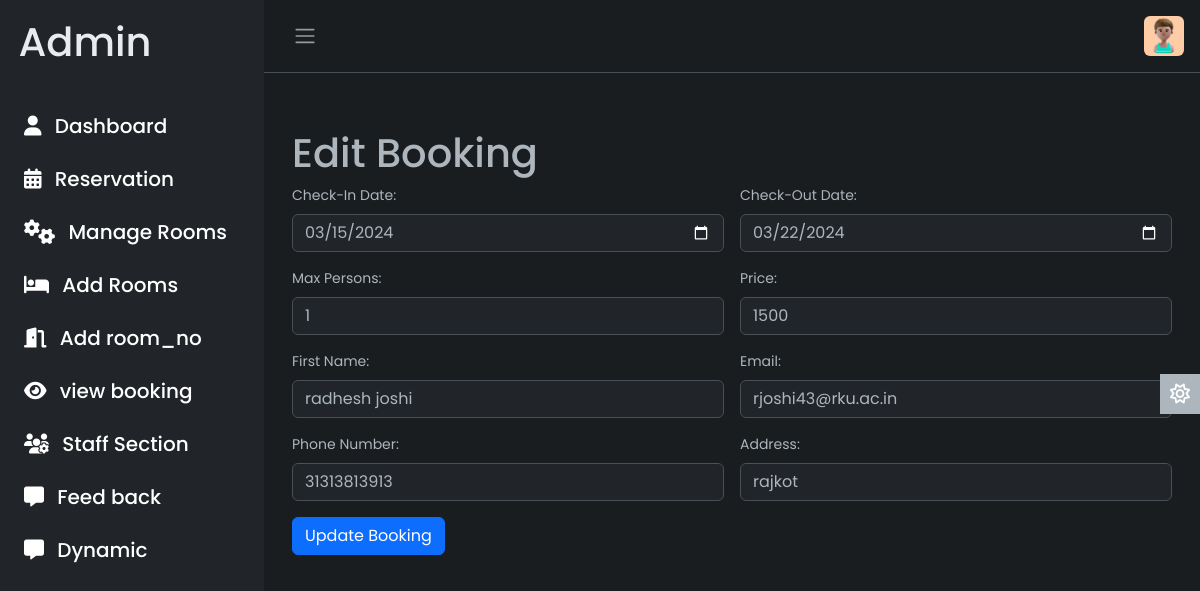
The app's page /admin/edit_booking.php?id=24 (signed in) with its own data.
### tables this page shows
CREATE TABLE `booking` (
  `booking_id` int(10) NOT NULL,
  `customer_id` int(10) NOT NULL,
  `room_id` int(10) NOT NULL,
  `booking_date` timestamp NOT NULL DEFAULT current_timestamp(),
  `check_in` varchar(100) DEFAULT NULL,
  `check_out` varchar(100) NOT NULL,
  `total_price` int(10) NOT NULL,
  `remaining_price` int(10) NOT NULL,
  `payment_status` tinyint(1) NOT NULL,
  `max_person` int(112) NOT NULL,
  `advance_payment` int(50) NOT NULL
);

CREATE TABLE `customer` (
  `c_id` int(11) NOT NULL,
  `c_name` varchar(50) NOT NULL,
  `email` varchar(100) NOT NULL,
  `number` varchar(20) NOT NULL,
  `add` varchar(255) NOT NULL
);

### admin/edit_booking.php (the view, shortened to what this page needs)
<?php
$username = $_SESSION['a_name'];
include 'include/conn.php';
$query = "SELECT * FROM user WHERE a_name = '$username'";
$result = $conn->query($query);
if ($result->num_rows > 0) {
?>
<!DOCTYPE html>
<html lang="en" data-bs-theme="dark">
<head>
    <link rel="stylesheet" href="https://cdn.jsdelivr.net/npm/bootstrap@5.3.0-alpha2/dist/css/bootstrap.min.css" />
    <link rel="stylesheet" href="css/style.css" />
</head>
<body>
    <div class="wrapper">
        <?php include('include/aside.php') ?>
        <div class="main">
            <?php include('include/nav.php') ?>
            <main class="content px-3 py-2">
                <div class="container mt-5">
                    <h1>Edit Booking</h1>
                    <?php
                    include_once('include/conn.php');
                    if(isset($_GET['id']) && !empty($_GET['id'])) {
                        $booking_id = $_GET['id'];
                        $query = "SELECT b.booking_id, b.check_in, b.check_out, b.max_person, b.total_price, c.c_name, c.email, c.number, c.add
                            FROM booking b
                            INNER JOIN customer c ON b.customer_id = c.c_id
                            WHERE b.booking_id = $booking_id";
                        $result = mysqli_query($conn, $query);
                        if ($result && mysqli_num_rows($result) > 0) {
                            $row = mysqli_fetch_assoc($result);
                            echo '<form class="row g-3" action="update_booking.php" method="POST">';
                             echo '<div class="col-md-6">';
                             echo '<label for="checkInDate" class="form-label">Check-In Date:</label>';
                             echo '<input type="date" id="checkInDate" class="form-control" name="checkInDate" value="' . $row['check_in'] . '">';
                             echo '</div>';
                             echo '<div class="col-md-6">';
                             echo '<label for="checkOutDate" class="form-label">Check-Out Date:</label>';
                             echo '<input type="date" id="checkOutDate" class="form-control" name="checkOutDate" value="' . $row['check_out'] . '">';
                             echo '</div>';
                             echo '<div class="col-md-6">';
                             echo '<label for="maxPerson" class="form-label">Max Persons:</label>';
                             echo '<input type="text" id="maxPerson" class="form-control" name="maxPerson" value="' . $row['max_person'] . '">';
                             echo '</div>';
                             echo '<div class="col-md-6">';
                             echo '<label for="price" class="form-label">Price:</label>';
                             echo '<input type="text" id="price" class="form-control" name="price" value="' . $row['total_price'] . '">';
                             echo '</div>';
                             echo '<div class="col-md-6">';
                             echo '<label for="fName" class="form-label">First Name:</label>';
                             echo '<input type="text" id="fName" class="form-control" name="cname" value="' . $row['c_name'] . '">';
                             echo '</div>';
                             echo '<div class="col-md-6">';
                             echo '<label for="email" class="form-label">Email:</label>';
                             echo '<input type="email" id="email" class="form-control" name="email" readonly value="' . $row['email'] . '">';
                             echo '</div>';
                             echo '<div class="col-md-6">';
                             echo '<label for="number" class="form-label">Phone Number:</label>';
                             echo '<input type="tel" id="number" class="form-control" name="number" value="' . $row['number'] . '">';
                             echo '</div>';
                             echo '<div class="col-md-6">';
                             echo '<label for="address" class="form-label">Address:</label>';
                             echo '<input type="text" id="address" class="form-control" name="address" value="' . $row['add'] . '">';
                             echo '</div>';
                             echo '<div class="col-12">';
                             echo '<button type="submit" class="btn btn-primary" name="submit">Update Booking</button>';
                             echo '</div>';
                             echo '</form>';
                        } else {
                            echo "No booking details found.";
                        }
                    } else {
                        echo "Booking ID not provided.";
                    }
                    ?>
                </div>
            </main>
            <a href="#" class="theme-toggle">
                <i class="fa-regular fa-sun"></i>
            </a>
        </div>
    </div>
</body>
</html>
<?php
} else {
    echo "User data not found.";
}
?>

### admin/css/style.css (style rules this page uses)
body { font-family: 'Poppins', sans-serif; font-size: 0.875rem; opacity: 1; overflow-y: scroll; margin: 0; }
a { cursor: pointer; text-decoration: none; font-family: 'Poppins', sans-serif; }
.wrapper { align-items: stretch; display: flex; width: 100%; }
.main { display: flex; flex-direction: column; min-height: 100vh; min-width: 0; overflow: hidden; transition: all 0.35s ease-in-out; width: 100%; background: var(--bs-dark-bg-subtle); }
.content { flex: 1; max-width: 100vw; width: 100vw; }
@media (min-width:768px) { .content { max-width: auto; width: auto; } }
.theme-toggle { position: fixed; top: 50%; transform: translateY(-65%); text-align: center; z-index: 10; right: 0; left: auto; border: none; background-color: var(--bs-body-color); }
html[data-bs-theme="dark"] .theme-toggle .fa-sun, html[data-bs-theme="light"] .theme-toggle .fa-moon { cursor: pointer; padding: 10px; display: block; font-size: 1.25rem; color: #FFF; }

### records on screen
booking: checkInDate "03/15/2024", checkOutDate "03/22/2024", maxPerson "1", price "1500", cname "radhesh joshi", email "rjoshi43@rku.ac.in", number "31313813913", address "rajkot"
